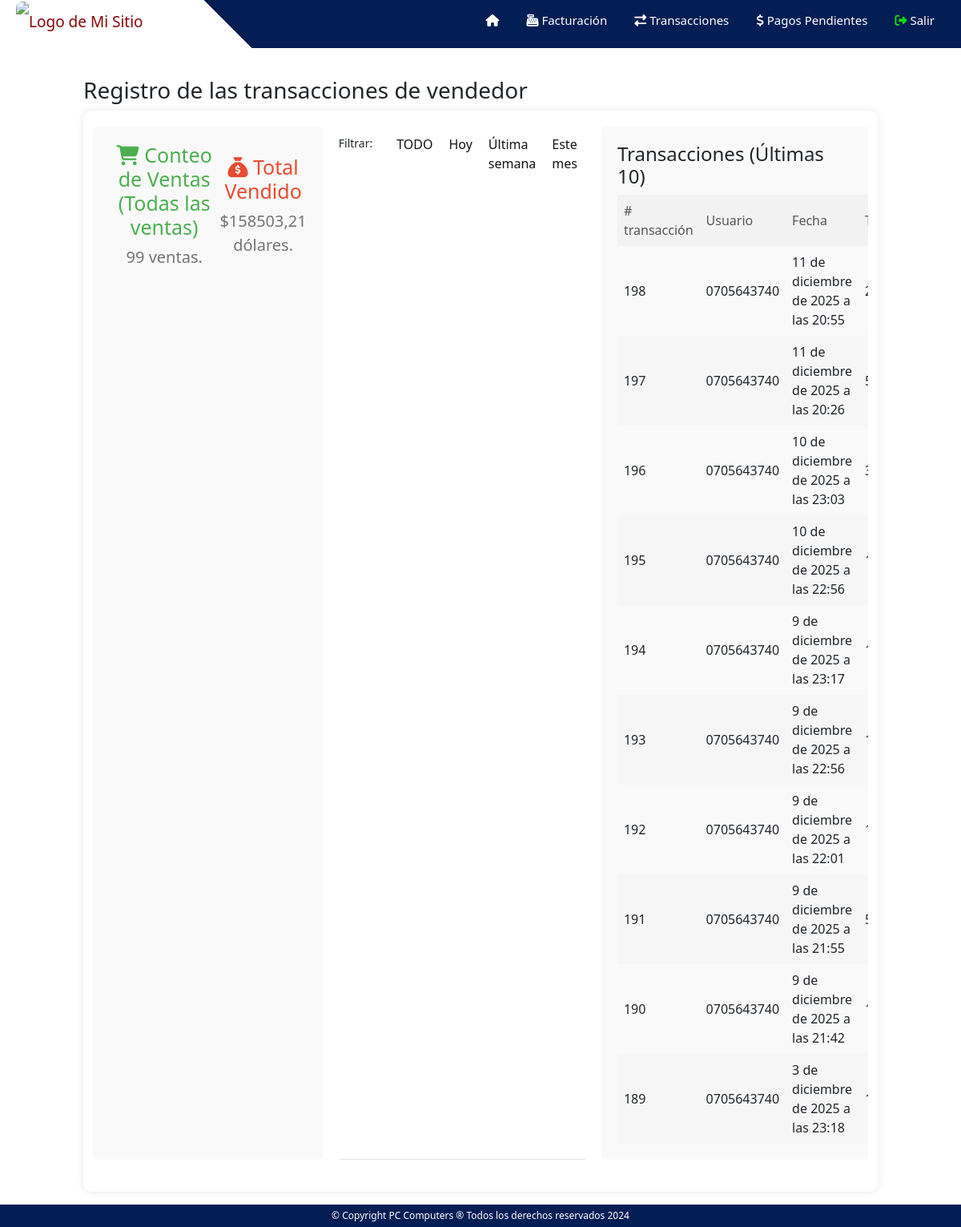
The app's page /ventas/transacciones (signed in), older data.
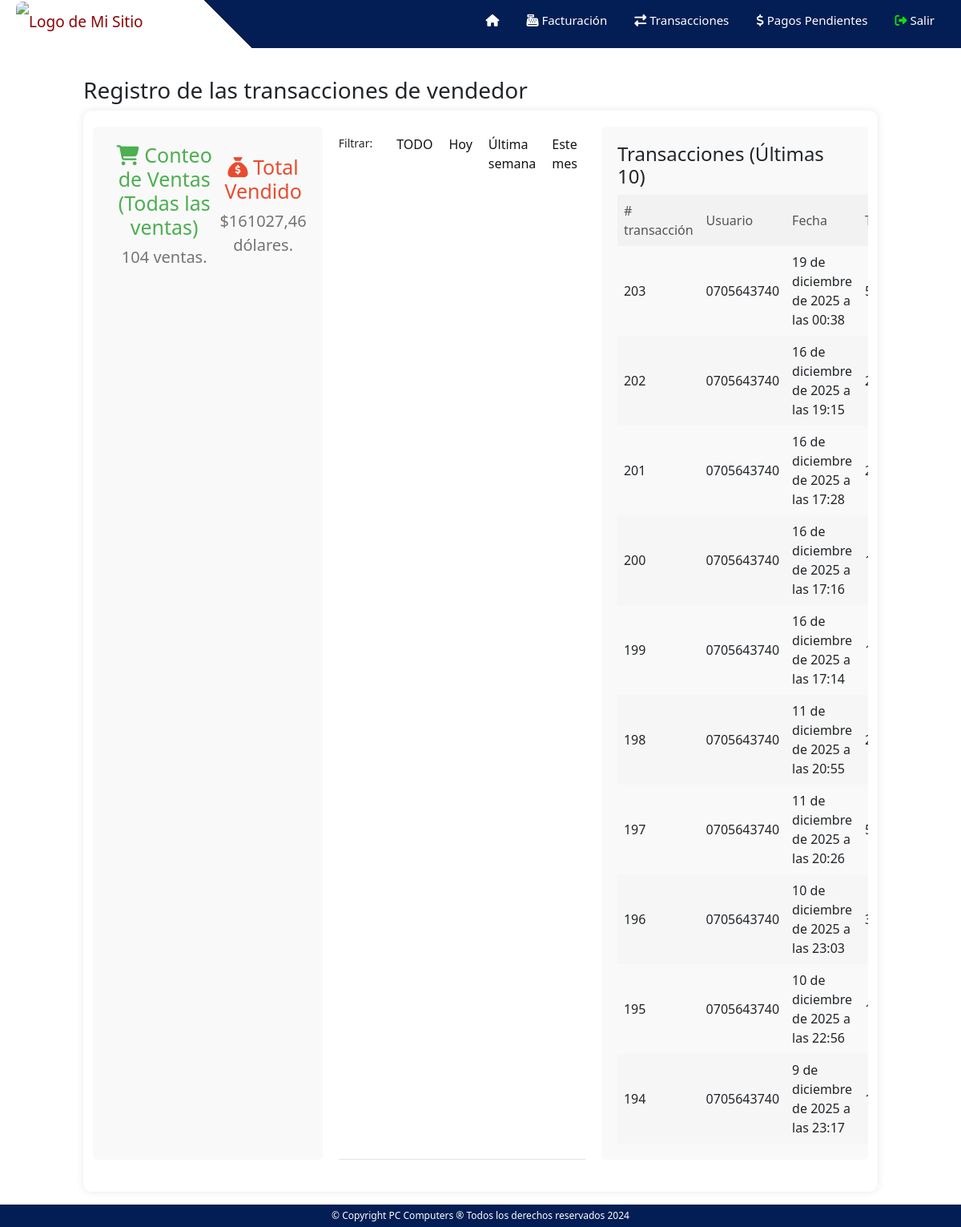
The same page, newer data.
### ventas/models.py (models this page shows, shortened)
class Registro(models.Model):
    usuario = models.ForeignKey(User, on_delete=models.SET_NULL, null=True)  # Relaciona con el modelo User de Django
    fecha_hora = models.DateTimeField()  # Guarda la fecha y hora automáticamente al crear el registro
    total_vendido = models.DecimalField(max_digits=10, decimal_places=2)  # Campo para el total vendido en decimal
    total_descuento = models.DecimalField(max_digits=10, decimal_places=2,null=True)  # Campo para el total de descuento en decimal
    numero_factura = models.CharField(max_length=100,null=True)  # Campo para el número de factura
    vendedor_id = models.IntegerField()  # Campo para el ID del vendedor
    tipo_venta = models.CharField(max_length=100,null=True)
    tipo_pago = models.CharField(max_length=100,null=True)
    deuda = models.CharField(max_length=10, default='no')
    adelanto = models.DecimalField(max_digits=10, decimal_places=2,null=True)

### ventas/decorators.py (the view)
    def wrapped_view(request, *args, **kwargs):
        if request.user.is_authenticated and request.user.groups.filter(name='Vendedores').exists():
            return view_func(request, *args, **kwargs)
        else:
            return redirect('/')

### templates/ventas_operador.html (shortened to what this page needs)
{% extends "ventas.html" %}
{% block content %}
{% load static %}
<h3>Registro de las transacciones de {{user}}</h3>
<div class="container">
    <div class="section">
      <div class="sales-info">
        <div class="conteo">
          <h2><i class="fa-solid fa-cart-shopping"></i> Conteo de Ventas {% if option == None%} (Todas las ventas) {% elif option == 'hoy' %} (Ventas de hoy) {% elif option == 'semana' %} (Última semana) {% elif option == 'mes' %} (Este mes) {% elif option == 'todo' %} (Todas las transacciones) {%endif%}</h2>
          {%if transacciones == 1%}
            <p>{{transacciones}} venta.</p>
          {%else%}
            <p>{{transacciones}} ventas.</p>
          {%endif%}
        </div>
        <div class="total">
          <h2><i class="fa-solid fa-sack-dollar"></i> Total Vendido</h2>
          <p>${{total}} dólares.</p>
        </div>
      </div>
    </div>
    <div class="options-container">
      <p class="etiqueta-filtrar">Filtrar: </p>
      <a href="/ventas/transacciones?option=todo" class="option-button" >TODO</a>
      <a href="/ventas/transacciones?option=hoy" class="option-button" >Hoy</a>
      <a href="/ventas/transacciones?option=semana" class="option-button" >Última semana</a>
      <a href="/ventas/transacciones?option=mes" class="option-button" >Este mes</a>
    </div>
    <div class="section table-container">
      <h4>Transacciones {% if option == None%} (Últimas 10) {% elif option == 'hoy' %} (Ventas de hoy) {% elif option == 'semana' %} (Última semana) {% elif option == 'mes' %} (Este mes) {% elif option == 'todo' %} (Todas las transacciones){%endif%}</h4>
      <table>
        <thead>
          <tr>
            <th># transacción</th>
            <th>Usuario</th>
            <th>Fecha</th>
            <th>Total</th>
          </tr>
        </thead>
        <tbody>
          {% for registro in registros%}
            <tr>
              <td>{{registro.id}}</td>
              <td>{{registro.usuario}}</td>
              <td>{{registro.fecha_hora}}</td>
              <td>{{registro.total_vendido}}</td>
            </tr>
          {% endfor %}
        </tbody>
      </table>
    </div>
  </div>
{% endblock %}

Row changes from the older to the newer data that the page shows:
no longer on this page (row unchanged): Registro: id "193", usuario "0705643740", fecha_hora "9 de diciembre de 2025 a las 22:56"
no longer on this page (row unchanged): Registro: id "192", usuario "0705643740", fecha_hora "9 de diciembre de 2025 a las 22:01"
no longer on this page (row unchanged): Registro: id "191", usuario "0705643740", fecha_hora "9 de diciembre de 2025 a las 21:55"
no longer on this page (row unchanged): Registro: id "190", usuario "0705643740", fecha_hora "9 de diciembre de 2025 a las 21:42"
no longer on this page (row unchanged): Registro: id "189", usuario "0705643740", fecha_hora "3 de diciembre de 2025 a las 23:18"
added Registro: id "203", usuario "0705643740", fecha_hora "19 de diciembre de 2025 a las 00:38"
added Registro: id "202", usuario "0705643740", fecha_hora "16 de diciembre de 2025 a las 19:15"
added Registro: id "201", usuario "0705643740", fecha_hora "16 de diciembre de 2025 a las 17:28"
added Registro: id "200", usuario "0705643740", fecha_hora "16 de diciembre de 2025 a las 17:16"
added Registro: id "199", usuario "0705643740", fecha_hora "16 de diciembre de 2025 a las 17:14"
Text that changed along with them:
{{ transacciones }}: "99" → "104"
{{ total }}: "158503,21" → "161027,46"
